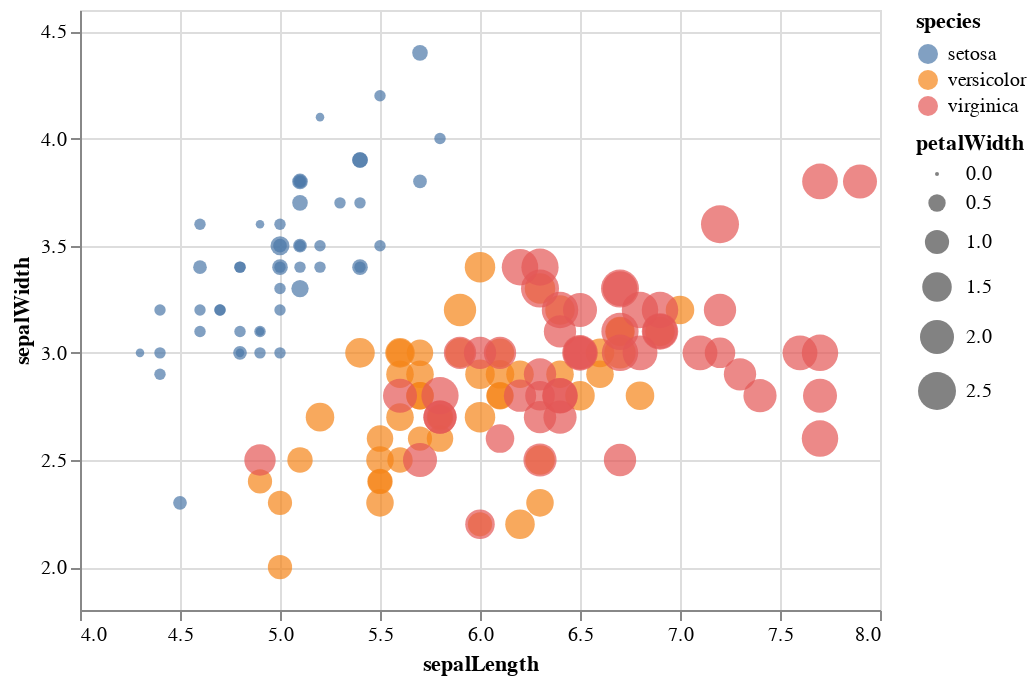

Write notebook code for a chart like this one.
### Code cell
alt.Chart(data.iris()).mark_circle().encode(
    alt.X('sepalLength', scale=alt.Scale(zero=False)),
    alt.Y('sepalWidth', scale=alt.Scale(zero=False, padding=1)),
    color='species',
    size='petalWidth'
)

### Figure 1 — Vega-Lite specification as saved in the notebook (floating-point values rounded to 4 significant figures; data arrays with more than 128 entries replaced by an {"elided": "..."} marker saying what was removed)
{"config": {"view": {"continuousWidth": 400, "continuousHeight": 300}}, "data": {"name": "data-a264acbd6e539a8b3afc0cb5f240fb57"}, "mark": "circle", "encoding": {"color": {"type": "nominal", "field": "species"}, "size": {"type": "quantitative", "field": "petalWidth"}, "x": {"type": "quantitative", "field": "sepalLength", "scale": {"zero": false}}, "y": {"type": "quantitative", "field": "sepalWidth", "scale": {"padding": 1, "zero": false}}}, "$schema": "https://vega.github.io/schema/vega-lite/v4.8.1.json", "datasets": {"data-a264acbd6e539a8b3afc0cb5f240fb57": {"elided": "150 records"}}}
